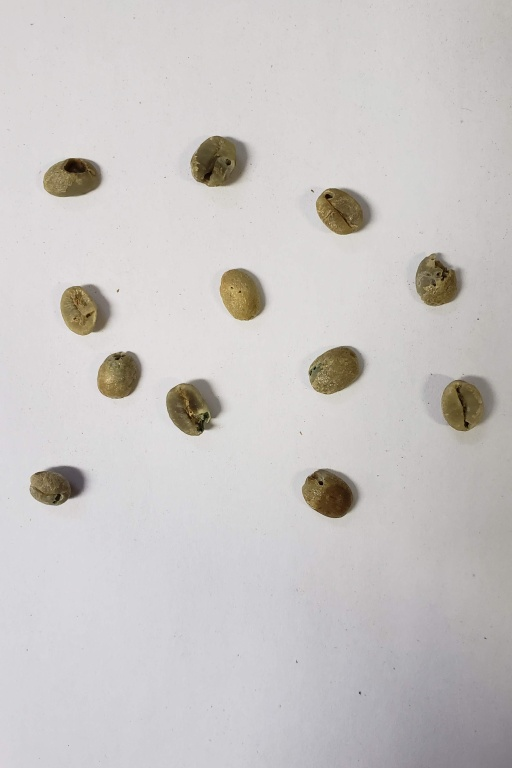
#> input picture src/tests/20201103_180648.jpg, 512 x 768 px
$ python -i segmentation.py   (imports and definitions only)
#> lines starting #> are read from the running program, lines starting #| are printed output that depends on the picture; after the words box and inside, x2 and y2 are one past the last pixel; in counts of white or black regions, pixels touching at a corner belong together
import cv2
import numpy as np

from utils.labelmap import label_names


def crop_beans(image, beans_data, cut_size):
    return [crop_bean(image, bean_data, cut_size) for bean_data in beans_data]


# [42 lines left out: function crop_bean, not called in this run]


def count_beans_pred(beans_pred):
    labels = [np.argmax(bean) for bean in beans_pred]
    return count_labels(labels)


def count_beans_set(beans_set):
    labels = [label for _, label in beans_set]
    return count_labels(labels)


# [13 lines left out: function count_labels, not called in this run]


def process_image(image):
    input_img, mask = otsu(image, ColorSpace.LAB, 0, True, 5, 5, 0.7, 1)
    beans = find_beans(mask, 1.1, 200, 4000)
    return [get_bean_data(bean) for bean in beans]


def get_bean_data(bean):
    points = [get_point_xy(point) for point in bean]

    return {
        "label": "não classificado",
        "points": points
    }


def get_point_xy(point):
    return [float(point[0]), float(point[1])]


def otsu(raw_img, colorSpace, channel, invert, opening_it, dilate_it, fg_threshold, erode_it):
#> called with colorSpace = 3, channel = 0, invert = True, opening_it = 5, dilate_it = 5, fg_threshold = 0.7, erode_it = 1
    if colorSpace == ColorSpace.GRAY:
        input_img = cv2.cvtColor(raw_img, cv2.COLOR_RGB2GRAY)
    else:
        if colorSpace == ColorSpace.RGB:
            input_img = raw_img
        if colorSpace == ColorSpace.HSV:
            input_img = cv2.cvtColor(raw_img, cv2.COLOR_RGB2HSV)
        elif colorSpace == ColorSpace.LAB:
            input_img = cv2.cvtColor(raw_img, cv2.COLOR_RGB2LAB)
#> input_img: shape (768, 512, 3); mean of channels 0, 1, 2 203.8, 129.1, 129.2
        elif colorSpace == ColorSpace.YUV:
            input_img = cv2.cvtColor(raw_img, cv2.COLOR_RGB2YUV)

        input_img = input_img[:, :, channel]
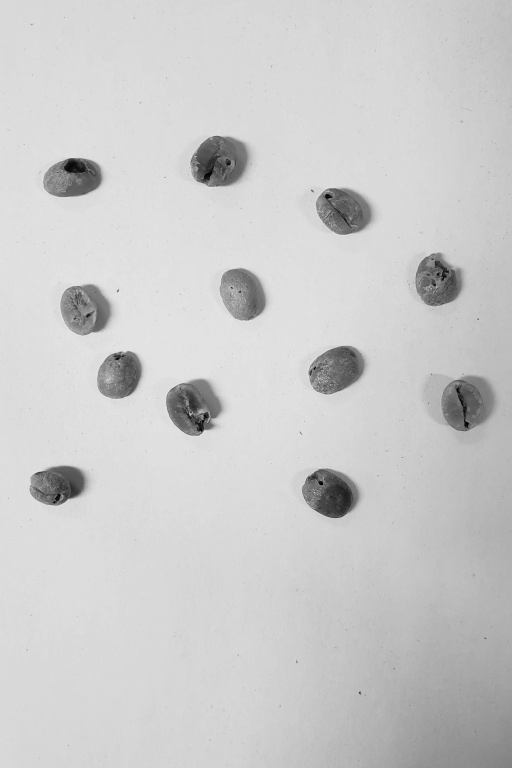
#> input_img: shape (768, 512); min 2, max 232, mean 203.8

    blur = cv2.GaussianBlur(input_img, (5, 5), 0)

    thresh_type = cv2.THRESH_BINARY_INV if invert else cv2.THRESH_BINARY
    _, thresh = cv2.threshold(blur, 0, 255, thresh_type + cv2.THRESH_OTSU)
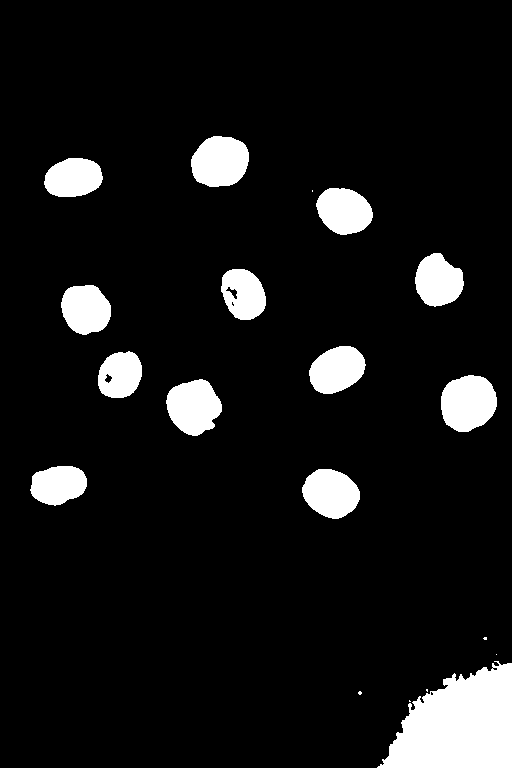
#> thresh: shape (768, 512); 8.7% white; 19 white regions (6 under 20 px), largest, box (x1, y1, x2, y2) and area: (377, 661, 512, 768) 9904, (441, 375, 497, 432) 2502, (191, 136, 249, 187) 2357

    # noise removal
    kernel = np.ones((3, 3), np.uint8)
    opening = cv2.morphologyEx(thresh, cv2.MORPH_OPEN, kernel, iterations=opening_it)
#> opening: shape (768, 512); 8.4% white; 13 white regions, largest, box (x1, y1, x2, y2) and area: (384, 664, 512, 768) 9618, (441, 376, 496, 432) 2486, (192, 137, 248, 186) 2320

    # sure background area
    sure_bg = cv2.dilate(opening, kernel, iterations=dilate_it)
#> sure_bg: shape (768, 512); 12.1% white; 13 white regions, largest, box (x1, y1, x2, y2) and area: (379, 659, 512, 768) 10803, (436, 371, 501, 437) 3696, (187, 132, 253, 191) 3470

    # Finding sure foreground area
    dist_transform = cv2.distanceTransform(opening, cv2.DIST_L2, 3)
    _, sure_fg = cv2.threshold(dist_transform, fg_threshold * dist_transform.max(), 255, 0)
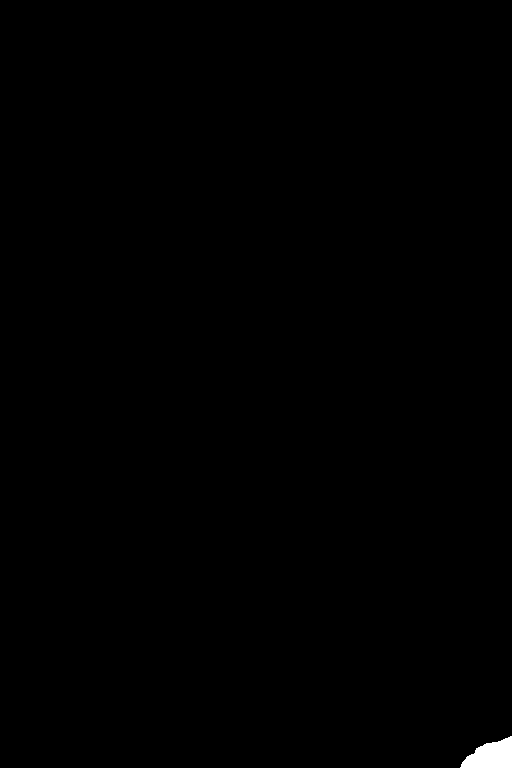
#> sure_fg: shape (768, 512) float32; 0.28% white; 1 white region, box (x1, y1, x2, y2) and area: (460, 736, 512, 768) 1107

    # Finding unknown region
    sure_fg = np.uint8(sure_fg)
    unknown = cv2.subtract(sure_bg, sure_fg)
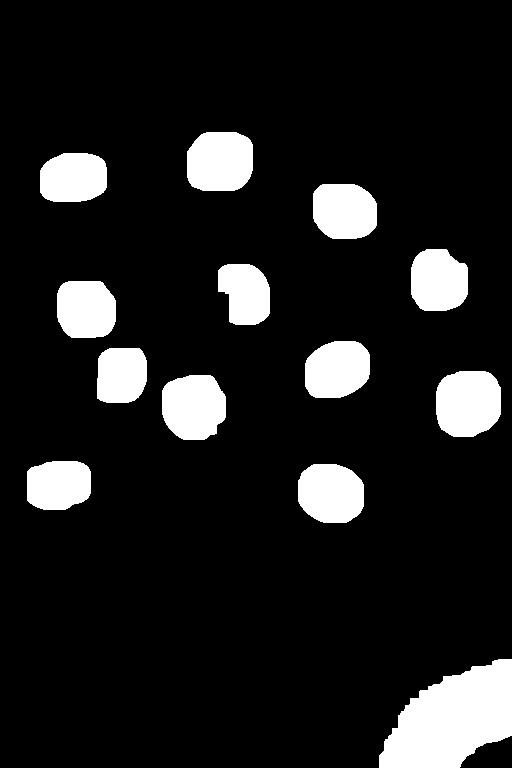
#> unknown: shape (768, 512); 11.8% white; 13 white regions, largest, box (x1, y1, x2, y2) and area: (379, 659, 512, 768) 9696, (436, 371, 501, 437) 3696, (187, 132, 253, 191) 3470

    # Marker labelling
    _, markers = cv2.connectedComponents(sure_fg)
    # Add one to all labels so that sure background is not 0, but 1
    markers = markers + 1
    # Now, mark the region of unknown with zero
    markers[unknown == 255] = 0

    markers = cv2.watershed(raw_img, markers)
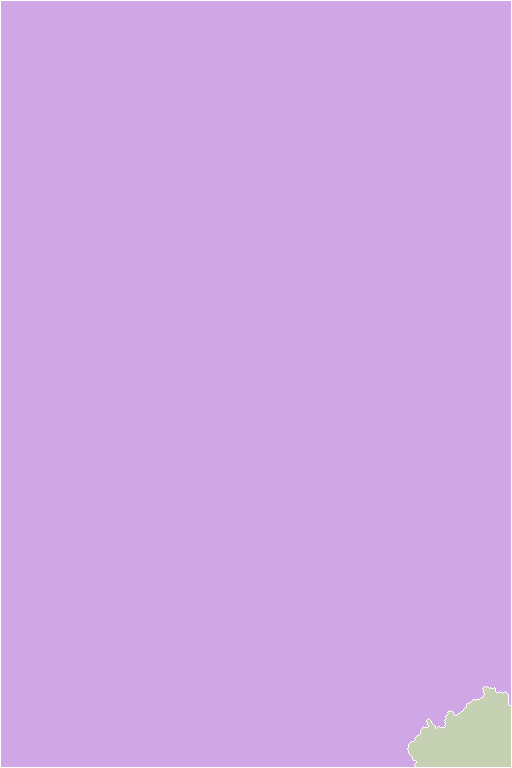
#> markers: shape (768, 512) int32; 3 distinct labels, from -1 to 2; one colour per label, 0 black, -1 white
    thresh[markers == -1] = 0
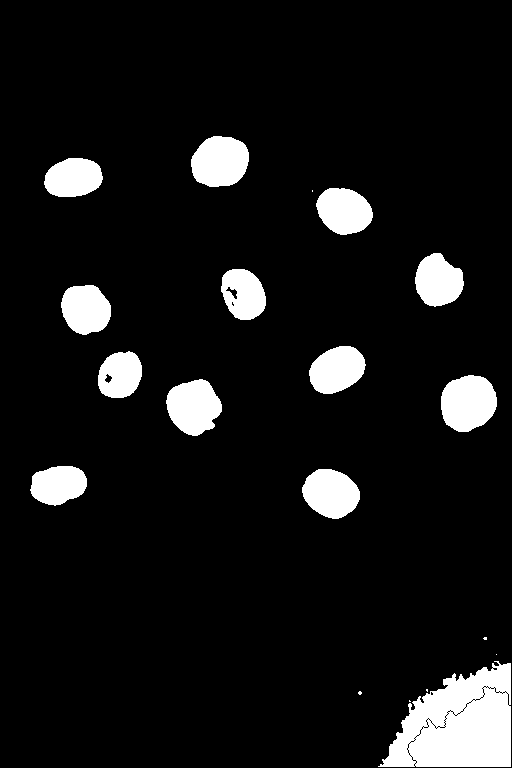
#> thresh: shape (768, 512); 8.6% white; 19 white regions (6 under 20 px), largest, box (x1, y1, x2, y2) and area: (378, 661, 511, 767) 9484, (441, 375, 497, 432) 2502, (191, 136, 249, 187) 2357
#> in process_image, `input_img, mask = otsu(image, ColorSpace.LAB, 0, True, 5, 5, 0.7, 1)`:
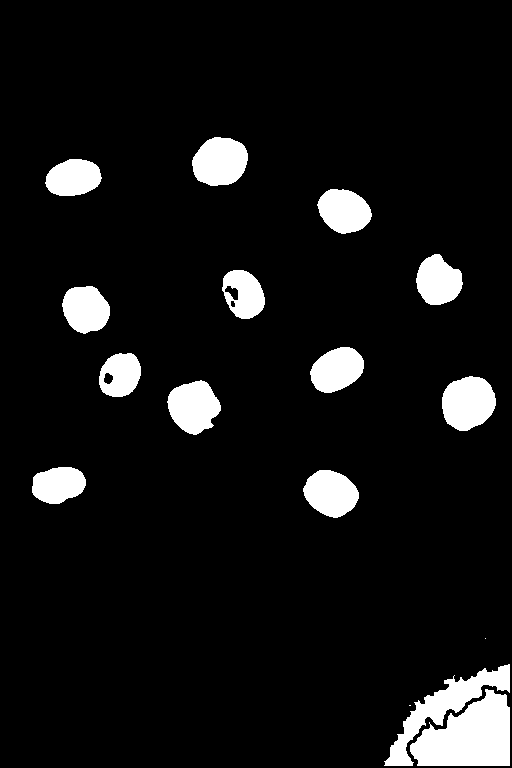
#> mask: shape (768, 512); 7.6% white; 16 white regions (2 under 20 px)

    return input_img, cv2.erode(thresh, kernel, iterations=erode_it)


def find_beans(mask, expand, min_area, max_area):
#> called with expand = 1.1, min_area = 200, max_area = 4000
    contours, _ = cv2.findContours(mask, cv2.RETR_TREE, cv2.CHAIN_APPROX_TC89_L1)
#> contours = 19 contours, 2 with area under 20; largest, box (x1, y1, x2, y2) and area: (410, 689, 510, 766) 4968, (384, 664, 510, 766) 3000, (442, 376, 496, 431) 2228, (192, 137, 248, 186) 2093, (168, 381, 221, 435) 2017

    beans = []
    for contour in contours:
        # torna convexo
        contour = cv2.convexHull(contour)

        # separa xs e ys
        xs, ys = [], []
        for point in contour:
            x, y = point[0]
            xs.append(x)
            ys.append(y)

        xs = np.array(xs)
        ys = np.array(ys)

        # aumenta um pouco o corte pra compensar o espaço minimo entre os grãos
        x = int(sum(xs) / len(xs))
        y = int(sum(ys) / len(ys))
        xs = (xs - x) * expand + x
        ys = (ys - y) * expand + y

        xmin, xmax = int(min(xs)), int(max(xs))
        ymin, ymax = int(min(ys)), int(max(ys))

        # calcula o tamanho
        size_x = xmax - xmin
        size_y = ymax - ymin

        area = size_x * size_y
        if area <= min_area or area >= max_area:
            continue

        contour = [[x, y] for x, y in zip(xs, ys)]
        contour = np.array(contour, dtype=np.int32)
        beans.append(contour)
#> this loop made 19 passes
#> (x, y, xmin, xmax, ymin, ymax, size_x, size_y) on passes 5, 6, 7, 8, 9, 11, 12, 13, 16, 17, 18, 19: (327, 495, 300, 361, 467, 519, 61, 52), (58, 485, 29, 87, 465, 504, 58, 39), (192, 406, 165, 222, 378, 436, 57, 58), (467, 399, 439, 497, 373, 433, 58, 60), (119, 374, 97, 142, 350, 398, 45, 48), (334, 370, 307, 365, 344, 394, 58, 50), (83, 308, 59, 111, 283, 335, 52, 52), (244, 291, 219, 266, 267, 320, 47, 53), (438, 281, 413, 464, 251, 306, 51, 55), (345, 212, 315, 373, 186, 235, 58, 49), (73, 177, 43, 102, 157, 196, 59, 39), (220, 160, 189, 249, 134, 187, 60, 53)
#> (xs, ys, x, y, xmin, xmax, ymin, ymax) on passes 2, 3, 10, 14: ([487, 493, 503, 509, 509, 417, 410, 410, 429, 485], [689, 690, 695, 707, 765, 765, 751, 745, 722, 689], 465, 721, 404, 513, 685, 769), ([509, 509, 412, 384, 384, 390, 403, 414, 444, 454, 485], [664, 692, 765, 765, 761, 747, 721, 702, 680, 675, 668], 435, 712, 378, 516, 659, 770), ([106, 108, 111, 113, 113, 112, 109, 107, 105, 103, 103, 104], [372, 372, 374, 376, 379, 381, 384, 384, 383, 381, 378, 374], 107, 378, 102, 113, 371, 384), ([230.9, 234.2, 235.3, 234.2, 232, 229.8], [299.7, 300.8, 303, 307.4, 307.4, 305.2], 232, 303, 229, 235, 299, 307)
#> after the loop, beans = 13 items

    return beans


class ColorSpace():
    RGB = 0
    GRAY = 1
    HSV = 2
    LAB = 3
    YUV = 4

>>> import cv2
>>> picture = cv2.cvtColor(cv2.imread('../tests/20201103_180648.jpg'), cv2.COLOR_BGR2RGB)
>>> result = process_image(picture)
#> result = 13 items

$ run again, on src/tests/20210212_152332.jpg
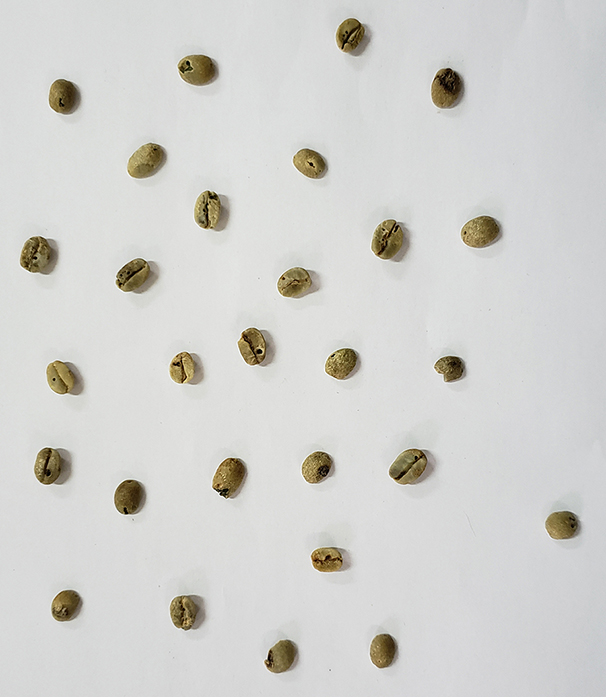
#> input picture src/tests/20210212_152332.jpg, 606 x 697 px
#> opening: shape (697, 606); 5.6% white; 29 white regions, largest, box (x1, y1, x2, y2) and area: (374, 221, 409, 260) 1163, (392, 449, 432, 484) 1138, (21, 237, 58, 273) 1120
#> sure_bg: shape (697, 606); 10.4% white; 28 white regions, largest, box (x1, y1, x2, y2) and area: (369, 216, 414, 265) 2003, (387, 444, 437, 489) 1988, (16, 232, 63, 278) 1950
#> unknown: shape (697, 606); 10.1% white; 28 white regions, largest, box (x1, y1, x2, y2) and area: (387, 444, 437, 489) 1866, (369, 216, 414, 265) 1858, (16, 232, 63, 278) 1818
#> in otsu, `markers = cv2.watershed(raw_img, markers)`:
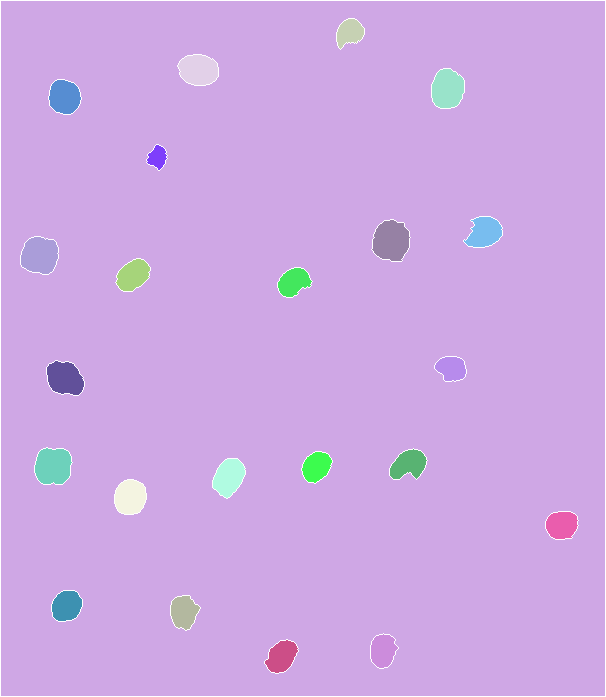
#> markers: shape (697, 606) int32; 24 distinct labels, from -1 to 23; one colour per label, 0 black, -1 white
#> in process_image, `input_img, mask = otsu(image, ColorSpace.LAB, 0, True, 5, 5, 0.7, 1)`:
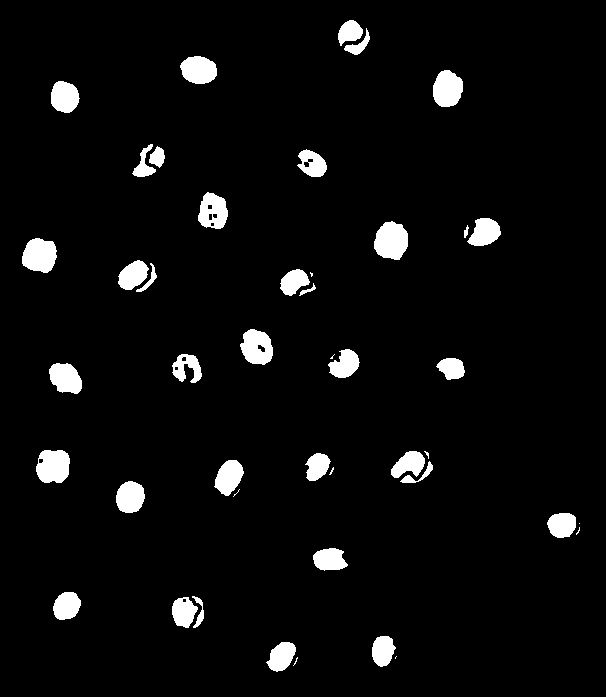
#> mask: shape (697, 606); 4.6% white; 44 white regions (9 under 20 px)
#> contours = 55 contours, 19 with area under 20; largest, box (x1, y1, x2, y2) and area: (374, 222, 408, 260) 958, (36, 450, 70, 483) 910, (22, 238, 57, 273) 896, (240, 329, 273, 365) 852, (433, 70, 463, 107) 832
#> the loop in find_beans, `for contour in contours:` made 55 passes
#> (x, y, xmin, xmax, ymin, ymax, size_x, size_y) on passes 3, 4, 5, 7, 8, 9, 12, 14: (281, 655, 264, 296, 640, 671, 32, 31), (381, 652, 371, 396, 634, 667, 25, 33), (182, 611, 171, 198, 595, 628, 27, 33), (198, 610, 191, 203, 594, 628, 12, 34), (65, 608, 51, 81, 590, 620, 30, 30), (328, 559, 311, 348, 546, 571, 37, 25), (560, 524, 545, 576, 511, 538, 31, 27), (129, 495, 114, 145, 479, 513, 31, 34)
#> after the loop in find_beans, `for contour in contours:`: beans = 34 items

$ run again, on src/tests/20210212_164545.jpg
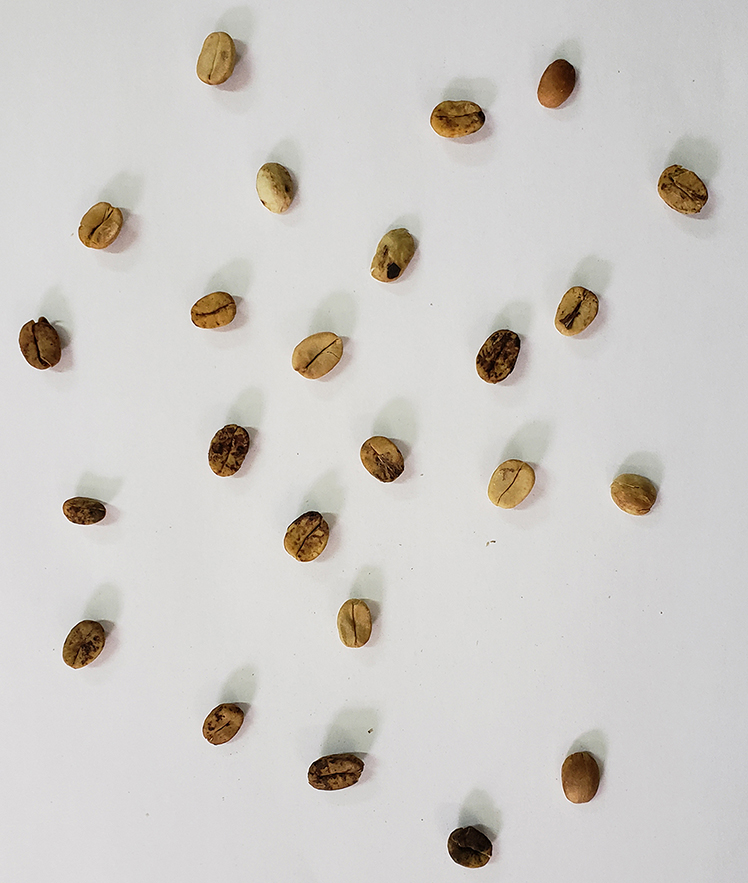
#> input picture src/tests/20210212_164545.jpg, 748 x 883 px
#> opening: shape (883, 748); 5.4% white; 24 white regions, largest, box (x1, y1, x2, y2) and area: (659, 164, 709, 217) 2013, (20, 321, 69, 368) 1896, (477, 329, 522, 382) 1833
#> sure_bg: shape (883, 748); 8.9% white; 24 white regions, largest, box (x1, y1, x2, y2) and area: (654, 159, 714, 222) 3143, (15, 316, 74, 373) 2956, (472, 324, 527, 387) 2913
#> unknown: shape (883, 748); 8.6% white; 24 white regions, largest, box (x1, y1, x2, y2) and area: (654, 159, 714, 222) 2927, (472, 324, 527, 387) 2763, (304, 743, 368, 795) 2758
#> in otsu, `markers = cv2.watershed(raw_img, markers)`:
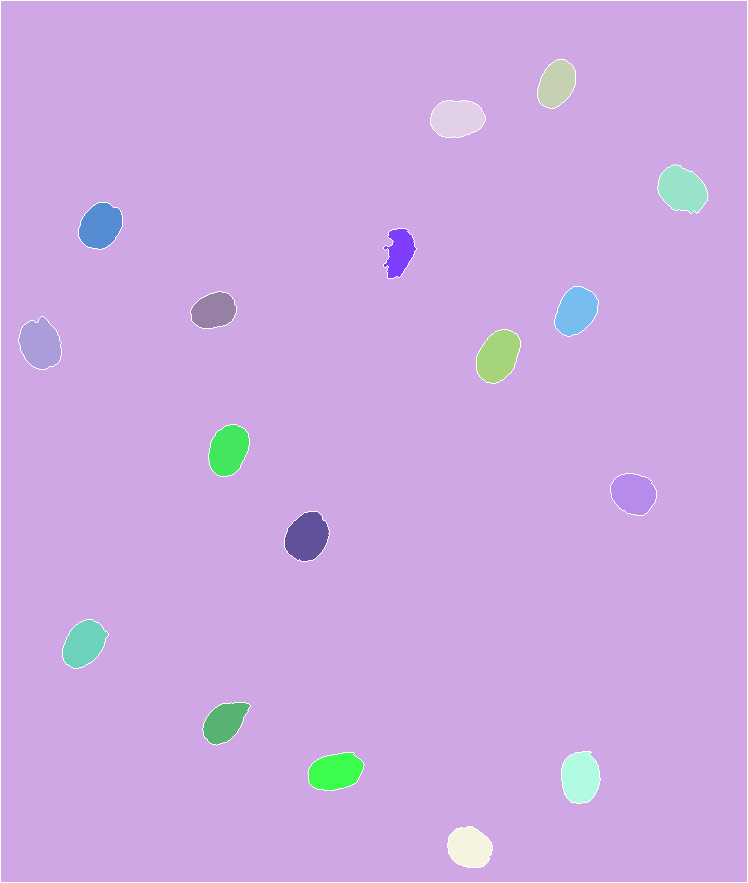
#> markers: shape (883, 748) int32; 19 distinct labels, from -1 to 18; one colour per label, 0 black, -1 white
#> in process_image, `input_img, mask = otsu(image, ColorSpace.LAB, 0, True, 5, 5, 0.7, 1)`:
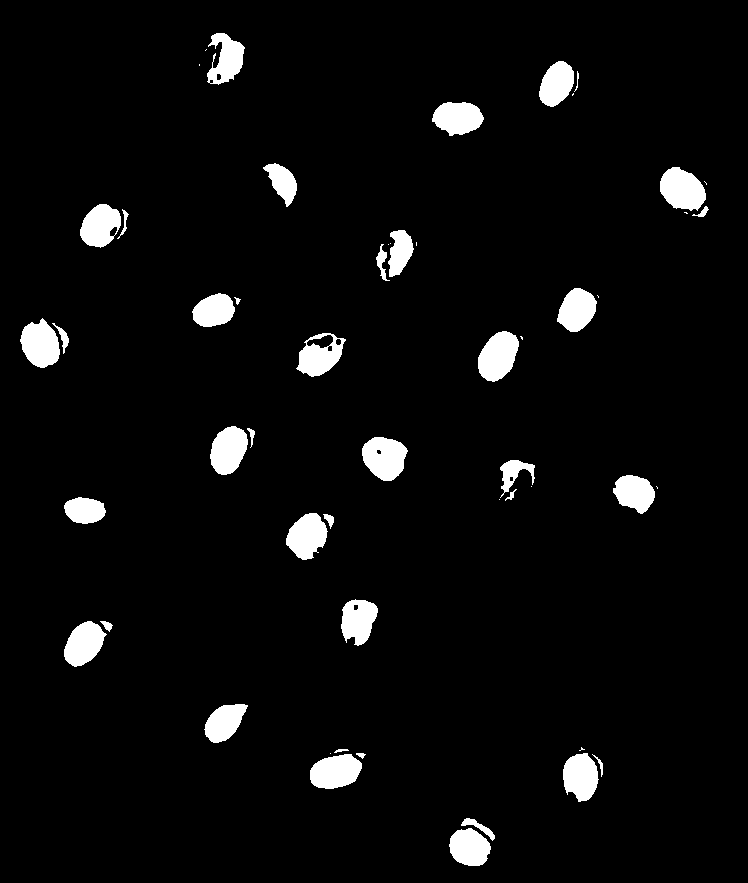
#> mask: shape (883, 748); 4.5% white; 53 white regions (15 under 20 px)
#> contours = 62 contours, 22 with area under 20; largest, box (x1, y1, x2, y2) and area: (478, 331, 519, 382) 1438, (362, 437, 407, 481) 1436, (660, 167, 706, 211) 1412, (296, 333, 346, 377) 1406, (20, 318, 60, 368) 1354
#> the loop in find_beans, `for contour in contours:` made 62 passes
#> (x, y, xmin, xmax, ymin, ymax, size_x, size_y) on passes 1, 4, 5, 10, 12, 13, 16, 18: (468, 847, 447, 492, 826, 866, 45, 40), (329, 770, 308, 364, 752, 789, 56, 37), (580, 778, 561, 599, 750, 803, 38, 53), (221, 723, 202, 249, 702, 743, 47, 41), (81, 644, 62, 108, 618, 668, 46, 50), (357, 621, 339, 379, 596, 646, 40, 50), (309, 538, 283, 328, 510, 561, 45, 51), (83, 509, 62, 107, 495, 524, 45, 29)
